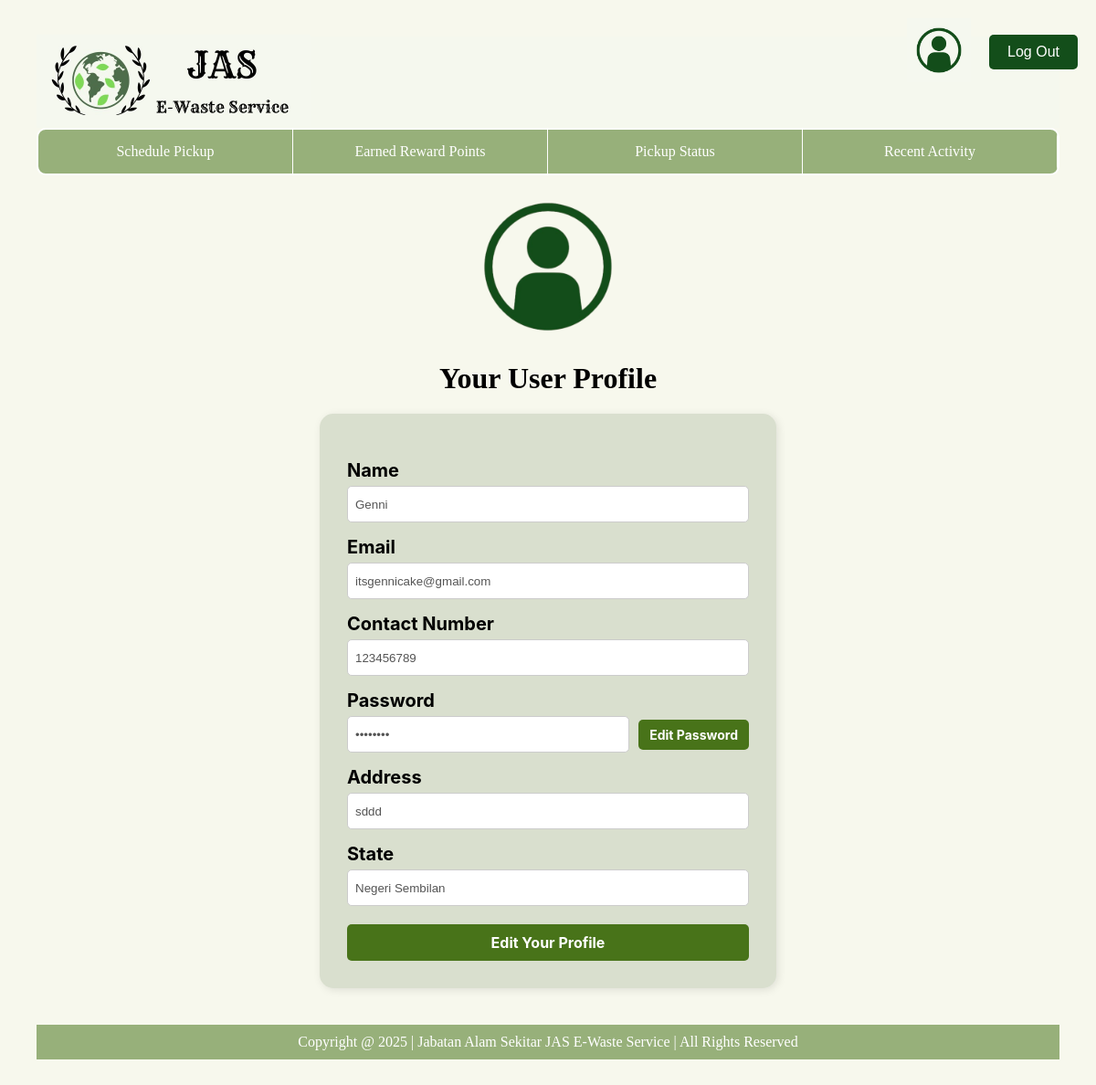
Screenshot of /customer/user_profile/ (signed in) with the database file from the repository.
### database/models.py (models this page shows, shortened)
class Customer (models.Model):
    customerID = models.CharField(primary_key=True, max_length=200)
    name = models.CharField(max_length=50)
    email = models.EmailField(max_length=100, unique=True)
    password = models.CharField(max_length=200)
    phoneNumber = models.IntegerField()
    address = models.TextField()
    state = models.CharField(max_length=50)
    points = models.IntegerField(blank = True, null = True)

### customer/views.py (the view)
# urls.py: path('user_profile/', user_profile, name='user_profile'), #Customer Profile
def user_profile(request):
    customerID = request.session.get("user_id")
    userInfo = Customer.objects.get(customerID=customerID)
    return render(request, "customer/userprofile-customer.html", {"profile": userInfo})

### customer/templates/customer/userprofile-customer.html (shortened to what this page needs)
{% extends 'customer/base_customer.html' %}
{% load static %}
    {% block extra_css %}
        <link rel="stylesheet" href="{% static 'css/userprofile-customer.css' %}">
    {% endblock %}
{% block content %}
<body>
    <div class="container-top">
        <img id="user" src="{% static 'images/userprofilelogonobg.png' %}" width="200"; height="200"; alt="user profile logo">
        <h1> Your User Profile</h1>
    </div>
    <div class="container">
        <div class="profile-form">
            <label>Name</label>
            <input type="text" class="input-box" value="{{profile.name}}" disabled>
            <label>Email</label>
            <input type="text" class="input-box" value="{{profile.email}}" disabled>
            <label>Contact Number</label>
            <input type="text" class="input-box" value="{{profile.phoneNumber}}" disabled>
            <label>Password</label>
            <div class="password-container">
                <input type="password" class="input-box password-box" value="{{profile.password}}" disabled>
                <a href="{% url 'customer:edit_password' %}" id="editpassword">Edit Password</a>
            </div>
            <label>Address</label>
            <input type="text" class="input-box" value="{{profile.address}}" disabled>
            <label>State</label>
            <input type="text" class="input-box" value="{{profile.state}}" disabled>
            <a href="{% url 'customer:edit_profile' %}" id="edit-profile">Edit Your Profile</a>
        </div>
    </div>
</body>
{% endblock %}

### customer/static/css/userprofile-customer.css (style rules this page uses)
body { background-color: #f7f8ed; text-align: center; padding: 40px; margin-top: 20; }
.profile-form, label { font-family: 'Inter', sans-serif; font-weight: bold; font-size: 20px; }
.container { max-width: 500px; margin: 0 auto; background-color: #D9DFCE; padding: 30px; border-radius: 15px; box-shadow: 2px 2px 10px rgba(0, 0, 0, 0.1); margin-bottom: 40px; }
.profile-form { text-align: left; margin-top: 20px; }
label { font-weight: bold; display: block; margin-top: 15px; margin-bottom: 5px; }
.input-box { width: 100%; height: 40px; padding: 8px; border: 1px solid #ccc; border-radius: 5px; background-color: white; }
.password-container { display: flex; align-items: center; }
.password-box { flex: 1; margin-right: 10px; }
#editpassword { background-color: #487319; color: white; padding: 8px 12px; border-radius: 5px; text-decoration: none; font-size: 14px; }
#edit-profile { display: block; width: 100%; margin-top: 20px; padding: 10px; background-color: #487319; color: white; font-size: 16px; border: none; border-radius: 5px; cursor: pointer; text-align: center; text-decoration: none; }
h1 { margin-bottom: 20px; }

### customer/templates/customer/header-customer.html (style rules this page uses)
* { margin: 0; padding: 0; box-sizing: border-box; }
body { margin: 0; padding: 0; z-index: 1; }

### customer/templates/customer/navbar-customer.html (style rules this page uses)
body { margin: 0; padding: 0; z-index: 2; }

### rows the page displays
Customer: name "Genni", email "itsgennicake@gmail.com", phoneNumber "123456789", address "sddd", state "Negeri Sembilan"
